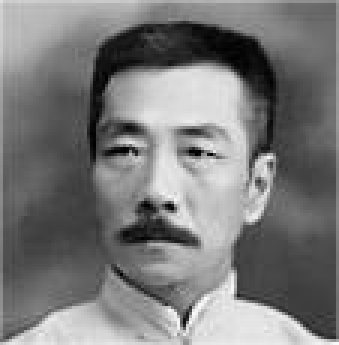
#> input picture picture_source/portrait.jpg, 113 x 115 px, found by its file name (shown 3 times larger)
$ python Canny.py
#> lines starting #> are read from the running program, lines starting #| are printed output that depends on the picture
import cv2
import numpy as np
from matplotlib import pyplot as plt


def canny_edge_detection(image_path):
    # 读取图像
#> called with image_path = 'portrait.jpg'
    image = cv2.imread(image_path)
#> image is the input picture: shape (115, 113, 3); min 0, max 252, mean 122.4

    # 转换为灰度图像
    gray_image = cv2.cvtColor(image, cv2.COLOR_BGR2GRAY)

    # 使用高斯模糊减少噪声
    blurred_image = cv2.GaussianBlur(gray_image, (5, 5), 0)
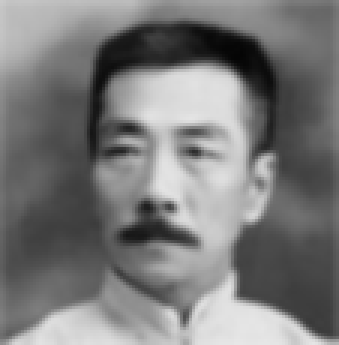
#> blurred_image: shape (115, 113) (shown 3 times larger); min 5, max 231, mean 122.1

    # 应用Canny边缘检测
    edges = cv2.Canny(blurred_image, threshold1=50, threshold2=150)
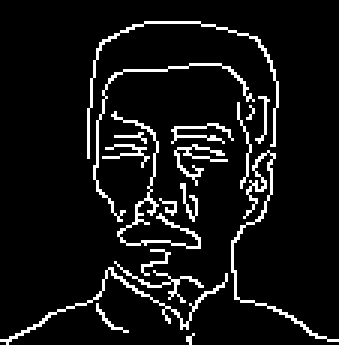
#> edges: shape (115, 113) (shown 3 times larger); 7.9% white in thin lines or dots

    # 显示原始图像和边缘检测结果
    plt.figure(figsize=(12, 6))
    plt.subplot(121), plt.imshow(cv2.cvtColor(image, cv2.COLOR_BGR2RGB)), plt.title('Original Image')
    plt.xticks([]), plt.yticks([])
    plt.subplot(122), plt.imshow(edges, cmap='gray'), plt.title('Edge Image')
    plt.xticks([]), plt.yticks([])
    plt.show()
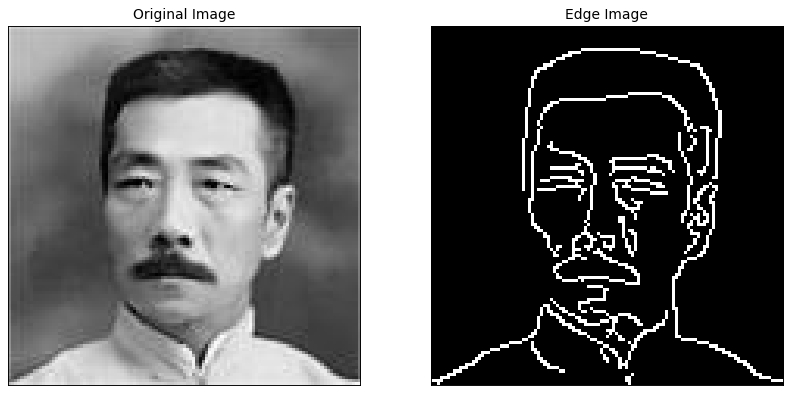
#> figure drawn by matplotlib, 2 panels

# 使用示例
canny_edge_detection('portrait.jpg')
